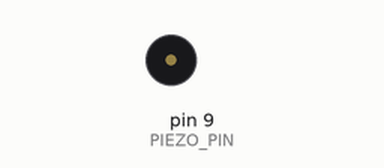
A sketch run on a simulated Arduino Uno, built with avr-gcc and run on an emulated ATmega328P. On the bench: buzzer (waves = sounding).

Above: at 1.6 s.
At 5.66 s:
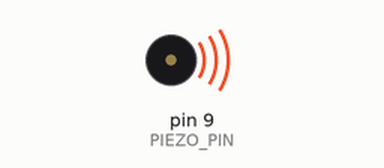
Timing chart, 0 to 6.0 s (numbered marks = the images above):
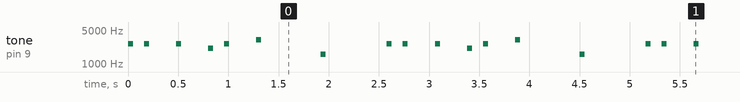

The sketch:

mario.ino
```cpp
const int NOTE_G6 = 1568;
const int NOTE_C7 = 2093;
const int NOTE_E7 = 2637;
const int NOTE_G7 = 3136;

const int PIEZO_PIN = 9;

int noteDuration = 50;
int rest = 160;

void setup() {
  pinMode(PIEZO_PIN, OUTPUT);
}

void loop() {
  tone(PIEZO_PIN, NOTE_E7, noteDuration);
  delay(rest);

  tone(PIEZO_PIN, NOTE_E7, noteDuration);
  delay(rest);

  delay(rest);

  tone(PIEZO_PIN, NOTE_E7, noteDuration);
  delay(rest);

  delay(rest);

  tone(PIEZO_PIN, NOTE_C7, noteDuration);
  delay(rest);

  tone(PIEZO_PIN, NOTE_E7, noteDuration);
  delay(rest);

  delay(rest);

  tone(PIEZO_PIN, NOTE_G7, noteDuration);
  delay(rest);

  delay(rest);
  delay(rest);
  delay(rest);

  tone(PIEZO_PIN, NOTE_G6, noteDuration);
  delay(rest);

  delay(500);
}
```

Measured:
- by itself, tone on pin 9 (PIEZO_PIN): repeats every 2.6 s: silent 0.11 s, 2 × (2637 Hz 0.05 s, silent 0.27 s), 2093 Hz 0.05 s, silent 0.11 s, 2637 Hz 0.05 s, silent 0.27 s, 3136 Hz 0.05 s, silent 0.59 s, 1568 Hz 0.05 s, silent 0.61 s, 2637 Hz 0.05 s
